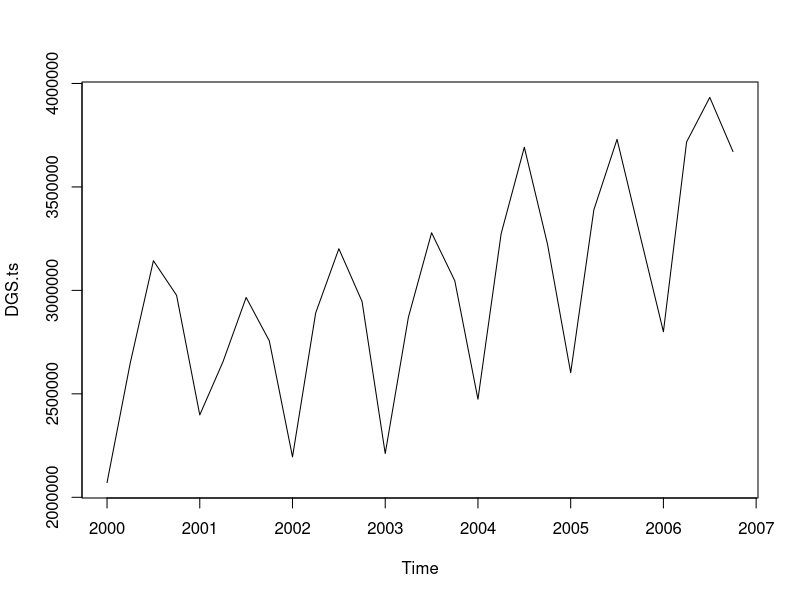
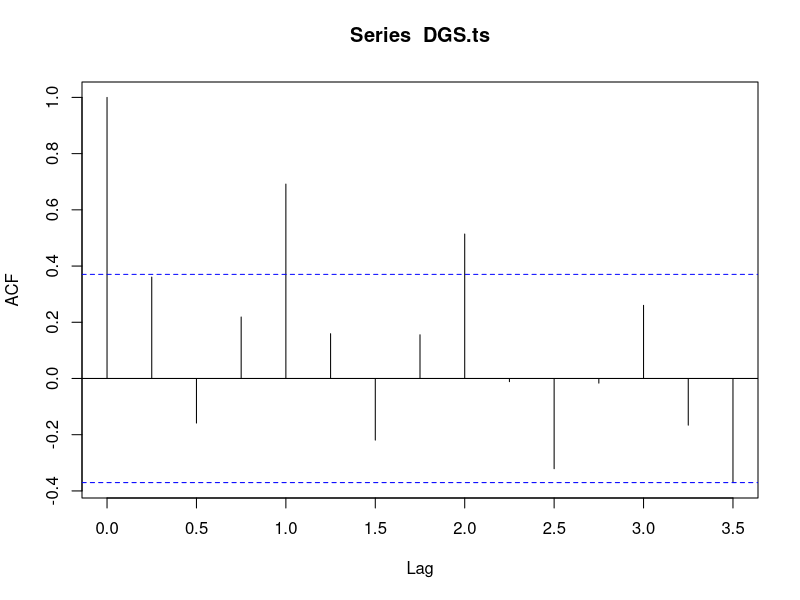
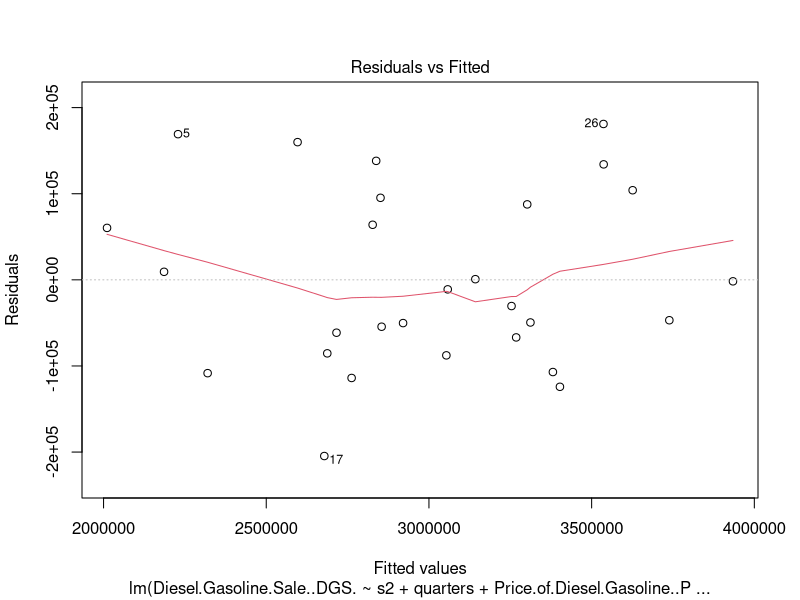
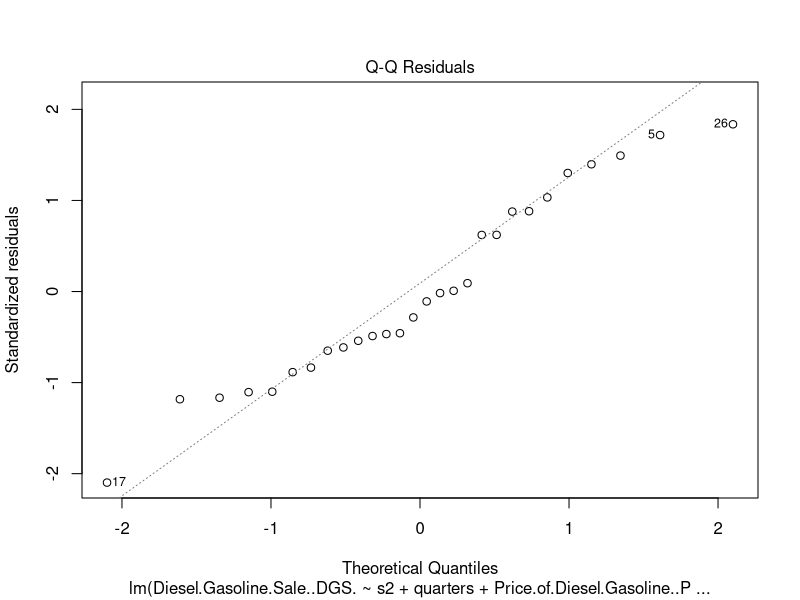
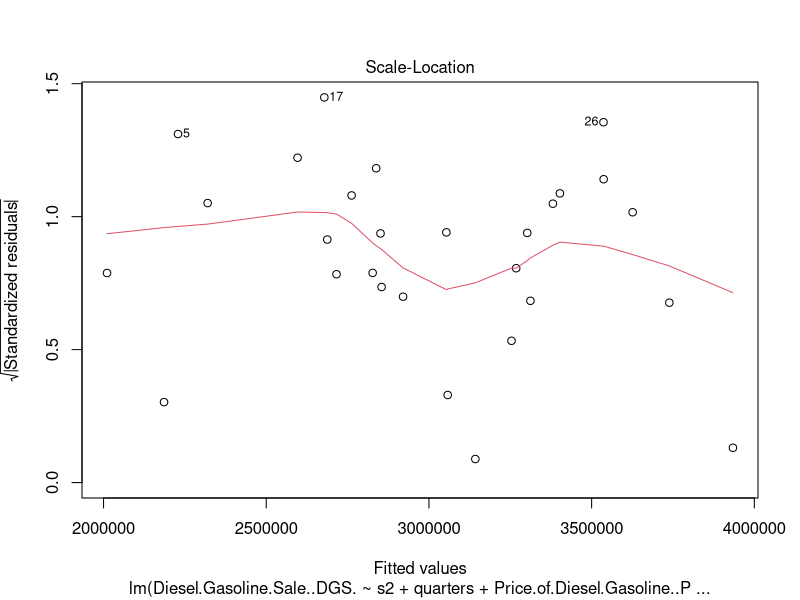
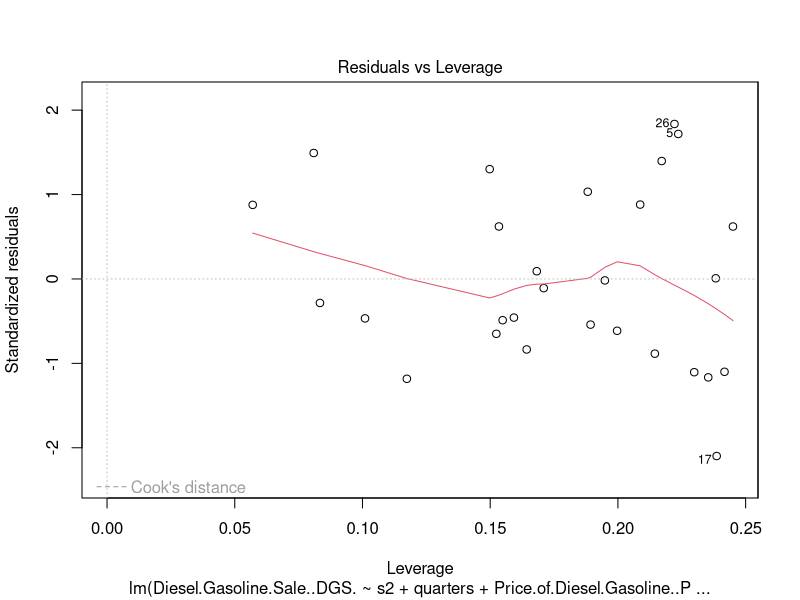
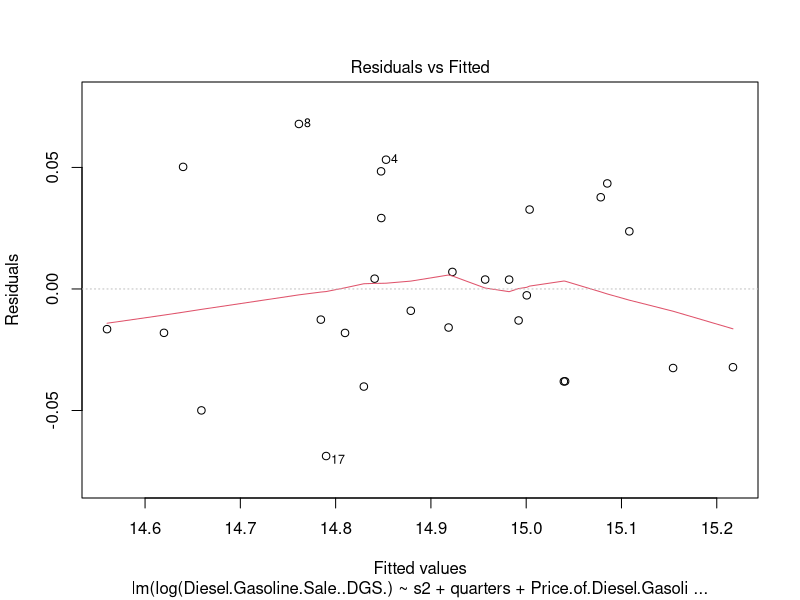
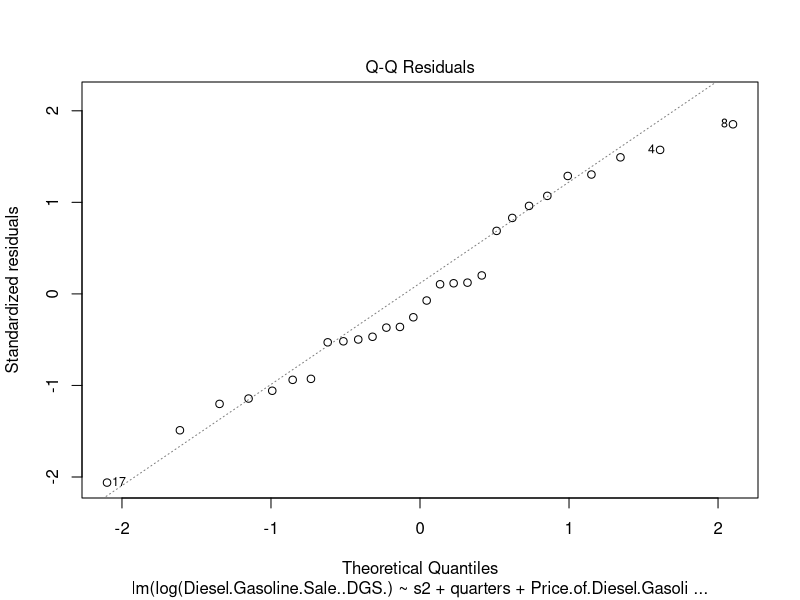

Recreate these plots in R, in order.
setwd("C:/Users/kutay/OneDrive/Masaüstü/Boğaziçi Üniversitesi/2023 Spring/IE360/Project")
library(readxl)
data<-read_excel("IE360-ProjectData.xlsx",col_names = TRUE)
data
DGS.ts<- ts(data$`Diesel Gasoline Sale (DGS)`,start=c(2000,1),end=c(2006,4),frequency=4)
plot(DGS.ts)
acf(DGS.ts)

#data is not stationary
#data seems seasonal
#we should add the trend and seasonality variable to the model

cor(data[sapply(data, is.numeric)],use = "complete.obs")

x2<- 1:32 %% 4==2
x3<- 1:32 %% 4==3
x4<- 1:32 %% 4==0

data1<-data.frame(data, s2=1*x2,s3=1*x3,s4=1*x4)
data2<-data.frame(data,quarters=1:32,s2=1*x2,s3=1*x3,s4=1*x4)
data2

lm1<- lm(Diesel.Gasoline.Sale..DGS.~s2+s3+s4,data=data1)
summary(lm1)


lm2<- lm(Diesel.Gasoline.Sale..DGS.~s2+s3+s4+quarters,data=data2)
summary(lm2)

#Check the largest absolute correlation value with DGS from the table of correlation. GNPC is the largest one.First, add the GNPC to the model


lm3<- lm(Diesel.Gasoline.Sale..DGS.~s2+s3+s4+quarters+GNP.Commerce,data=data2)
summary(lm3)


#s3 and s4 have large p value so remove them.

lm3<-lm(Diesel.Gasoline.Sale..DGS.~s2+quarters+GNP.Total,data=data2)
summary(lm3)



model<-lm(Diesel.Gasoline.Sale..DGS.~s2+quarters+GNP.Total,data=data2)
anova(model,lm(Diesel.Gasoline.Sale..DGS.~s2+quarters+GNP.Total+RNUV,data=data2))




anova(model,lm(Diesel.Gasoline.Sale..DGS.~s2+quarters+GNP.Total+X..LPG.Vehicles..NLPG.,data=data2))




anova(model,lm(Diesel.Gasoline.Sale..DGS.~s2+quarters+GNP.Total+Price.of.Unleaded.Gasoline..PU.,data=data2))




anova(model,lm(Diesel.Gasoline.Sale..DGS.~s2+quarters+GNP.Total+Price.of.Diesel.Gasoline..PG.,data=data2))




anova(model,lm(Diesel.Gasoline.Sale..DGS.~s2+quarters+GNP.Total+X..Unleaded.Gasoline.Vehicles..NUGV.
               ,data=data2))



anova(model,lm(Diesel.Gasoline.Sale..DGS.~s2+quarters+GNP.Total+X..of.Diesel.Gasoline.Vehicles..NDGV.,data=data2))




anova(model,lm(Diesel.Gasoline.Sale..DGS.~s2+quarters+GNP.Total+GNP.Agriculture,data=data2))



anova(model,lm(Diesel.Gasoline.Sale..DGS.~s2+quarters+GNP.Total+GNP.Commerce,data=data2))



#We selected to PG which has the smallest p-value.



model<-lm(Diesel.Gasoline.Sale..DGS.~s2+quarters+GNP.Total+Price.of.Diesel.Gasoline..PG.,data=data2)
summary(model)

#we do ANOVA test to check remove GNPT to increase significance of PG.


anova(model,lm(Diesel.Gasoline.Sale..DGS.~s2+quarters+Price.of.Diesel.Gasoline..PG.,data=data2))
#we can not remove the GNPT from the model.

# so check anova results to determine variable wihch will be add

anova(model,lm(Diesel.Gasoline.Sale..DGS.~s2+quarters+GNP.Total+Price.of.Diesel.Gasoline..PG.+RNUV,data=data2))



anova(model,lm(Diesel.Gasoline.Sale..DGS.~s2+quarters+GNP.Total+Price.of.Diesel.Gasoline..PG.+X..LPG.Vehicles..NLPG.,data=data2))



anova(model,lm(Diesel.Gasoline.Sale..DGS.~s2+quarters+GNP.Total+Price.of.Diesel.Gasoline..PG.+Price.of.Unleaded.Gasoline..PU.,data=data2))



anova(model,lm(Diesel.Gasoline.Sale..DGS.~s2+quarters+GNP.Total+Price.of.Diesel.Gasoline..PG.+X..Unleaded.Gasoline.Vehicles..NUGV.
               ,data=data2))



anova(model,lm(Diesel.Gasoline.Sale..DGS.~s2+quarters+GNP.Total+Price.of.Diesel.Gasoline..PG.+X..of.Diesel.Gasoline.Vehicles..NDGV.,data=data2))



anova(model,lm(Diesel.Gasoline.Sale..DGS.~s2+quarters+GNP.Total+Price.of.Diesel.Gasoline..PG.+GNP.Agriculture,data=data2))


anova(model,lm(Diesel.Gasoline.Sale..DGS.~s2+quarters+GNP.Total+Price.of.Diesel.Gasoline..PG.+GNP.Commerce,data=data2))


#GNPC is selected because the smallest p-value is in GNPC

model<-lm(Diesel.Gasoline.Sale..DGS.~s2+quarters+GNP.Total+Price.of.Diesel.Gasoline..PG.+GNP.Commerce,data=data2)
summary(model)

#GNPT seems unsignificant we should do ANOVA to determine remover or not 

anova(model,lm(Diesel.Gasoline.Sale..DGS.~s2+quarters+GNP.Total+GNP.Commerce,data=data2))
# we can not remove PG

anova(model,lm(Diesel.Gasoline.Sale..DGS.~s2+quarters+Price.of.Diesel.Gasoline..PG.+GNP.Commerce,data=data2))
# we can remove GNPT 


model<-lm(Diesel.Gasoline.Sale..DGS.~s2+quarters+Price.of.Diesel.Gasoline..PG.+GNP.Commerce,data=data2)
summary(model)

# so check anova results to determine variable wihch will be add


anova(model,lm(Diesel.Gasoline.Sale..DGS.~s2+quarters+Price.of.Diesel.Gasoline..PG.+GNP.Commerce+RNUV,data=data2))



anova(model,lm(Diesel.Gasoline.Sale..DGS.~s2+quarters+Price.of.Diesel.Gasoline..PG.+GNP.Commerce+X..LPG.Vehicles..NLPG.,data=data2))



anova(model,lm(Diesel.Gasoline.Sale..DGS.~s2+quarters+Price.of.Diesel.Gasoline..PG.+GNP.Commerce+Price.of.Unleaded.Gasoline..PU.,data=data2))



anova(model,lm(Diesel.Gasoline.Sale..DGS.~s2+quarters+Price.of.Diesel.Gasoline..PG.+GNP.Commerce+X..Unleaded.Gasoline.Vehicles..NUGV.
               ,data=data2))



anova(model,lm(Diesel.Gasoline.Sale..DGS.~s2+quarters+Price.of.Diesel.Gasoline..PG.+GNP.Commerce+X..of.Diesel.Gasoline.Vehicles..NDGV.,data=data2))



anova(model,lm(Diesel.Gasoline.Sale..DGS.~s2+quarters+Price.of.Diesel.Gasoline..PG.+GNP.Commerce+GNP.Agriculture,data=data2))



#select the variable which has a smallest p-value. NUGV is the smallest one.

model<-lm(Diesel.Gasoline.Sale..DGS.~s2+quarters+Price.of.Diesel.Gasoline..PG.+GNP.Commerce+X..Unleaded.Gasoline.Vehicles..NUGV.
          ,data=data2)
summary(model)
#All variables seem significant but we do ANOVA to remove any variable.

anova(model,lm(Diesel.Gasoline.Sale..DGS.~s2+quarters+Price.of.Diesel.Gasoline..PG.+X..Unleaded.Gasoline.Vehicles..NUGV.
               ,data=data2))

#We can not remove GNPC.



anova(model,lm(Diesel.Gasoline.Sale..DGS.~s2+quarters+GNP.Commerce+X..Unleaded.Gasoline.Vehicles..NUGV.
               ,data=data2))

#We can not remove PG.
#Now determine the next variable to add the model.


anova(model,lm(Diesel.Gasoline.Sale..DGS.~s2+quarters+Price.of.Diesel.Gasoline..PG.+GNP.Commerce+X..Unleaded.Gasoline.Vehicles..NUGV.
               +RNUV,data=data2))



anova(model,lm(Diesel.Gasoline.Sale..DGS.~s2+quarters+Price.of.Diesel.Gasoline..PG.+GNP.Commerce+X..Unleaded.Gasoline.Vehicles..NUGV.
               +X..LPG.Vehicles..NLPG.,data=data2))




anova(model,lm(Diesel.Gasoline.Sale..DGS.~s2+quarters+Price.of.Diesel.Gasoline..PG.+GNP.Commerce+X..Unleaded.Gasoline.Vehicles..NUGV.
               +Price.of.Unleaded.Gasoline..PU.,data=data2))



anova(model,lm(Diesel.Gasoline.Sale..DGS.~s2+quarters+Price.of.Diesel.Gasoline..PG.+GNP.Commerce+X..Unleaded.Gasoline.Vehicles..NUGV.
               +X..of.Diesel.Gasoline.Vehicles..NDGV.,data=data2))




anova(model,lm(Diesel.Gasoline.Sale..DGS.~s2+quarters+Price.of.Diesel.Gasoline..PG.+GNP.Commerce+X..Unleaded.Gasoline.Vehicles..NUGV.
               +GNP.Agriculture,data=data2))


#We check all the variable and they can not add to the model because their ANOVA results seem insignificant


model<-lm(Diesel.Gasoline.Sale..DGS.~s2+quarters+Price.of.Diesel.Gasoline..PG.+GNP.Commerce+X..Unleaded.Gasoline.Vehicles..NUGV.
          ,data=data2)
summary(model)

#NUGV and PG are correlated. WE should remove one of them.


model1<-lm(Diesel.Gasoline.Sale..DGS.~s2+quarters+Price.of.Diesel.Gasoline..PG.+GNP.Commerce,data=data2)
summary(model1)


model2<-lm(Diesel.Gasoline.Sale..DGS.~s2+quarters+GNP.Commerce+X..Unleaded.Gasoline.Vehicles..NUGV.
           ,data=data2)
summary(model2)


#we should remove the NUGV



model<-model1
summary(model)



# Now we do Model Analysis
#dwtest

library(lmtest)
dwtest(model)
# alternative hypothesis : true autocorrelation is greater than 0

#no independence of residuals 

#vif test to test collinearity

library(car)
vif(model)


#no collinearity problem.


#Now we should check model assumptions.


plot(model)

#we should log transformation due to linearity problem

model<-lm(log(Diesel.Gasoline.Sale..DGS.)~s2+quarters+Price.of.Diesel.Gasoline..PG.+GNP.Commerce,data=data2)
summary(model)

plot(model)

#we should do log transformations to other variables because assumptions are not satisfied.

model<-lm(log(Diesel.Gasoline.Sale..DGS.)~s2+quarters+log(Price.of.Diesel.Gasoline..PG.)+log(GNP.Commerce),data=data2)
summary(model)

plot(model)


#Now constant variance and normality assumptions seem better in this model.

model<-lm(Diesel.Gasoline.Sale..DGS.~s2+quarters+Price.of.Diesel.Gasoline..PG.+GNP.Commerce,data=data2)
modelDGS<-model

#correlation between residuals and explanatory variable

y_predict<-predict(model,data2)
y_act<-data$`Diesel Gasoline Sale (DGS)`
residuals<- y_act - y_predict
cor(data$`Diesel Gasoline Sale (DGS)`,residuals,  use = "complete.obs")

#there is no correlation between residuals amd explonatory variables.


model<-lm(log(Diesel.Gasoline.Sale..DGS.)~s2+quarters+log(Price.of.Diesel.Gasoline..PG.)+log(GNP.Commerce),data=data2)


predict2007Q1 <- data.frame(s2=0,quarters=29,Price.of.Diesel.Gasoline..PG.=449.1909,GNP.Commerce=4857305,12539562)
predict(model,predict2007Q1,level = 0.9,interval = "prediction")

exp(14.9292)



predict2007Q2 <- data.frame(s2=1,quarters=30,Price.of.Diesel.Gasoline..PG.=449.1909,GNP.Commerce=5852403,78328151)
predict(model,predict2007Q2,level = 0.9,interval = "prediction")

exp(15.15688)





predict2007Q3 <- data.frame(s2=0,quarters=31,Price.of.Diesel.Gasoline..PG.=449.1909,GNP.Commerce=7480414,37162258)
predict(model,predict2007Q3,level = 0.9,interval = "prediction")

exp(15.25533)




predict2007Q4 <- data.frame(s2=0,quarters=32,Price.of.Diesel.Gasoline..PG.=449.1909,GNP.Commerce=6397744,76104164)
predict(model,predict2007Q4,level = 0.9,interval = "prediction")

exp(15.15272)

